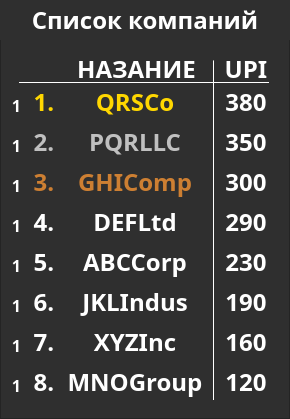
   <widget class="QFrame" name="frame_compan_list">
    <property name="geometry">
     <rect>
      <x>520</x>
      <y>121</y>
      <width>290</width>
      <height>419</height>
     </rect>
    </property>
    <property name="styleSheet">
     <string notr="true">background-color: rgb(47, 47, 47);</string>
    </property>
    <property name="frameShape">
     <enum>QFrame::StyledPanel</enum>
    </property>
    <property name="frameShadow">
     <enum>QFrame::Raised</enum>
    </property>
    <widget class="QLabel" name="label_company_list">
     <property name="geometry">
      <rect>
       <x>0</x>
       <y>0</y>
       <width>290</width>
       <height>40</height>
      </rect>
     </property>
     <property name="font">
      <font>
       <family>Montserrat ExtraBold</family>
       <pointsize>18</pointsize>
       <weight>75</weight>
       <bold>true</bold>
      </font>
     </property>
     <property name="styleSheet">
      <string notr="true">color: rgb(255, 255, 255);</string>
     </property>
     <property name="text">
      <string>Список компаний</string>
     </property>
     <property name="alignment">
      <set>Qt::AlignCenter</set>
     </property>
    </widget>
    <widget class="QLabel" name="label_company_list_name">
     <property name="geometry">
      <rect>
       <x>60</x>
       <y>54</y>
       <width>153</width>
       <height>30</height>
      </rect>
     </property>
     <property name="font">
      <font>
       <family>Montserrat ExtraBold</family>
       <pointsize>18</pointsize>
       <weight>75</weight>
       <bold>true</bold>
      </font>
     </property>
     <property name="styleSheet">
      <string notr="true">color: rgb(255, 255, 255);</string>
     </property>
     <property name="text">
      <string>НАЗАНИЕ</string>
     </property>
     <property name="alignment">
      <set>Qt::AlignCenter</set>
     </property>
    </widget>
    <widget class="QLabel" name="label_company_list_upi">
     <property name="geometry">
      <rect>
       <x>221</x>
       <y>54</y>
       <width>50</width>
       <height>30</height>
      </rect>
     </property>
     <property name="font">
      <font>
       <family>Montserrat ExtraBold</family>
       <pointsize>18</pointsize>
       <weight>75</weight>
       <bold>true</bold>
      </font>
     </property>
     <property name="styleSheet">
      <string notr="true">color: rgb(255, 255, 255);</string>
     </property>
     <property name="text">
      <string>UPI</string>
     </property>
     <property name="alignment">
      <set>Qt::AlignCenter</set>
     </property>
    </widget>
    <widget class="Line" name="line_3">
     <property name="geometry">
      <rect>
       <x>19</x>
       <y>82</y>
       <width>250</width>
       <height>1</height>
      </rect>
     </property>
     <property name="styleSheet">
      <string notr="true">background-color: rgb(255, 255, 255);</string>
     </property>
     <property name="orientation">
      <enum>Qt::Horizontal</enum>
     </property>
    </widget>
    <widget class="Line" name="line_4">
     <property name="geometry">
      <rect>
       <x>213</x>
       <y>60</y>
       <width>1</width>
       <height>340</height>
      </rect>
     </property>
     <property name="styleSheet">
      <string notr="true">background-color: rgb(255, 255, 255);</string>
     </property>
     <property name="orientation">
      <enum>Qt::Vertical</enum>
     </property>
    </widget>
    <widget class="QLabel" name="label_company_place_1">
     <property name="geometry">
      <rect>
       <x>29</x>
       <y>87</y>
       <width>30</width>
       <height>30</height>
      </rect>
     </property>
     <property name="font">
      <font>
       <family>Montserrat ExtraBold</family>
       <pointsize>18</pointsize>
       <weight>75</weight>
       <bold>true</bold>
      </font>
     </property>
     <property name="styleSheet">
      <string notr="true">color: rgb(255, 215, 0);</string>
     </property>
     <property name="text">
      <string>1.</string>
     </property>
     <property name="alignment">
      <set>Qt::AlignCenter</set>
     </property>
    </widget>
    <widget class="QLabel" name="label_company_place_2">
     <property name="geometry">
      <rect>
       <x>29</x>
       <y>127</y>
       <width>30</width>
       <height>30</height>
      </rect>
     </property>
     <property name="font">
      <font>
       <family>Montserrat ExtraBold</family>
       <pointsize>18</pointsize>
       <weight>75</weight>
       <bold>true</bold>
      </font>
     </property>
     <property name="styleSheet">
      <string notr="true">color: rgb(192, 192, 192);</string>
     </property>
     <property name="text">
      <string>2.</string>
     </property>
     <property name="alignment">
      <set>Qt::AlignCenter</set>
     </property>
    </widget>
    <widget class="QLabel" name="label_company_place_3">
     <property name="geometry">
      <rect>
       <x>29</x>
       <y>167</y>
       <width>30</width>
       <height>30</height>
      </rect>
     </property>
     <property name="font">
      <font>
       <family>Montserrat ExtraBold</family>
       <pointsize>18</pointsize>
       <weight>75</weight>
       <bold>true</bold>
      </font>
     </property>
     <property name="styleSheet">
      <string notr="true">color: rgb(205, 127, 50);</string>
     </property>
     <property name="text">
      <string>3.</string>
     </property>
     <property name="alignment">
      <set>Qt::AlignCenter</set>
     </property>
    </widget>
    <widget class="QLabel" name="label_company_place_4">
     <property name="geometry">
      <rect>
       <x>29</x>
       <y>207</y>
       <width>30</width>
       <height>30</height>
      </rect>
     </property>
     <property name="font">
      <font>
       <family>Montserrat ExtraBold</family>
       <pointsize>18</pointsize>
       <weight>75</weight>
       <bold>true</bold>
      </font>
     </property>
     <property name="styleSheet">
      <string notr="true">color: rgb(255, 255, 255);</string>
     </property>
     <property name="text">
      <string>4.</string>
     </property>
     <property name="alignment">
      <set>Qt::AlignCenter</set>
     </property>
    </widget>
    <widget class="QLabel" name="label_company_place_5">
     <property name="geometry">
      <rect>
       <x>29</x>
       <y>247</y>
       <width>30</width>
       <height>30</height>
      </rect>
     </property>
     <property name="font">
      <font>
       <family>Montserrat ExtraBold</family>
       <pointsize>18</pointsize>
       <weight>75</weight>
       <bold>true</bold>
      </font>
     </property>
     <property name="styleSheet">
      <string notr="true">color: rgb(255, 255, 255);</string>
     </property>
     <property name="text">
      <string>5.</string>
     </property>
     <property name="alignment">
      <set>Qt::AlignCenter</set>
     </property>
    </widget>
    <widget class="QLabel" name="label_company_place_6">
     <property name="geometry">
      <rect>
       <x>29</x>
       <y>287</y>
       <width>30</width>
       <height>30</height>
      </rect>
     </property>
     <property name="font">
      <font>
       <family>Montserrat ExtraBold</family>
       <pointsize>18</pointsize>
       <weight>75</weight>
       <bold>true</bold>
      </font>
     </property>
     <property name="styleSheet">
      <string notr="true">color: rgb(255, 255, 255);</string>
     </property>
     <property name="text">
      <string>6.</string>
     </property>
     <property name="alignment">
      <set>Qt::AlignCenter</set>
     </property>
    </widget>
    <widget class="QLabel" name="label_company_place_7">
     <property name="geometry">
      <rect>
       <x>29</x>
       <y>327</y>
       <width>30</width>
       <height>30</height>
      </rect>
     </property>
     <property name="font">
      <font>
       <family>Montserrat ExtraBold</family>
       <pointsize>18</pointsize>
       <weight>75</weight>
       <bold>true</bold>
      </font>
     </property>
     <property name="styleSheet">
      <string notr="true">color: rgb(255, 255, 255);</string>
     </property>
     <property name="text">
      <string>7.</string>
     </property>
     <property name="alignment">
      <set>Qt::AlignCenter</set>
     </property>
    </widget>
    <widget class="QLabel" name="label_company_place_8">
     <property name="geometry">
      <rect>
       <x>29</x>
       <y>367</y>
       <width>30</width>
       <height>30</height>
      </rect>
     </property>
     <property name="font">
      <font>
       <family>Montserrat ExtraBold</family>
       <pointsize>18</pointsize>
       <weight>75</weight>
       <bold>true</bold>
      </font>
     </property>
     <property name="styleSheet">
      <string notr="true">color: rgb(255, 255, 255);</string>
     </property>
     <property name="text">
      <string>8.</string>
     </property>
     <property name="alignment">
      <set>Qt::AlignCenter</set>
     </property>
    </widget>
    <widget class="QLabel" name="label_company_name_2">
     <property name="geometry">
      <rect>
       <x>60</x>
       <y>127</y>
       <width>150</width>
       <height>30</height>
      </rect>
     </property>
     <property name="font">
      <font>
       <family>Montserrat ExtraBold</family>
       <pointsize>18</pointsize>
       <weight>75</weight>
       <bold>true</bold>
      </font>
     </property>
     <property name="styleSheet">
      <string notr="true">color: rgb(192, 192, 192);</string>
     </property>
     <property name="text">
      <string>PQRLLC</string>
     </property>
     <property name="alignment">
      <set>Qt::AlignCenter</set>
     </property>
    </widget>
    <widget class="QLabel" name="label_company_name_3">
     <property name="geometry">
      <rect>
       <x>60</x>
       <y>167</y>
       <width>150</width>
       <height>30</height>
      </rect>
     </property>
     <property name="font">
      <font>
       <family>Montserrat ExtraBold</family>
       <pointsize>18</pointsize>
       <weight>75</weight>
       <bold>true</bold>
      </font>
     </property>
     <property name="styleSheet">
      <string notr="true">color: rgb(205, 127, 50);</string>
     </property>
     <property name="text">
      <string>GHIComp</string>
     </property>
     <property name="alignment">
      <set>Qt::AlignCenter</set>
     </property>
    </widget>
    <widget class="QLabel" name="label_company_name_7">
     <property name="geometry">
      <rect>
       <x>60</x>
       <y>327</y>
       <width>150</width>
       <height>30</height>
      </rect>
     </property>
     <property name="font">
      <font>
       <family>Montserrat ExtraBold</family>
       <pointsize>18</pointsize>
       <weight>75</weight>
       <bold>true</bold>
      </font>
     </property>
     <property name="styleSheet">
      <string notr="true">color: rgb(255, 255, 255);</string>
     </property>
     <property name="text">
      <string>XYZInc</string>
     </property>
     <property name="alignment">
      <set>Qt::AlignCenter</set>
     </property>
    </widget>
    <widget class="QLabel" name="label_company_name_6">
     <property name="geometry">
      <rect>
       <x>60</x>
       <y>287</y>
       <width>150</width>
       <height>30</height>
      </rect>
     </property>
     <property name="font">
      <font>
       <family>Montserrat ExtraBold</family>
       <pointsize>18</pointsize>
       <weight>75</weight>
       <bold>true</bold>
      </font>
     </property>
     <property name="styleSheet">
      <string notr="true">color: rgb(255, 255, 255);</string>
     </property>
     <property name="text">
      <string>JKLIndus</string>
     </property>
     <property name="alignment">
      <set>Qt::AlignCenter</set>
     </property>
    </widget>
    <widget class="QLabel" name="label_company_name_4">
     <property name="geometry">
      <rect>
       <x>60</x>
       <y>207</y>
       <width>150</width>
       <height>30</height>
      </rect>
     </property>
     <property name="font">
      <font>
       <family>Montserrat ExtraBold</family>
       <pointsize>18</pointsize>
       <weight>75</weight>
       <bold>true</bold>
      </font>
     </property>
     <property name="styleSheet">
      <string notr="true">color: rgb(255, 255, 255);</string>
     </property>
     <property name="text">
      <string>DEFLtd</string>
     </property>
     <property name="alignment">
      <set>Qt::AlignCenter</set>
     </property>
    </widget>
    <widget class="QLabel" name="label_company_name_1">
     <property name="geometry">
      <rect>
       <x>60</x>
       <y>87</y>
       <width>150</width>
       <height>30</height>
      </rect>
     </property>
     <property name="font">
      <font>
       <family>Montserrat ExtraBold</family>
       <pointsize>18</pointsize>
       <weight>75</weight>
       <bold>true</bold>
      </font>
     </property>
     <property name="styleSheet">
      <string notr="true">color: rgb(255, 215, 0);</string>
     </property>
     <property name="text">
      <string>QRSCo</string>
     </property>
     <property name="alignment">
      <set>Qt::AlignCenter</set>
     </property>
    </widget>
    <widget class="QLabel" name="label_company_name_5">
     <property name="geometry">
      <rect>
       <x>60</x>
       <y>247</y>
       <width>150</width>
       <height>30</height>
      </rect>
     </property>
     <property name="font">
      <font>
       <family>Montserrat ExtraBold</family>
       <pointsize>18</pointsize>
       <weight>75</weight>
       <bold>true</bold>
      </font>
     </property>
     <property name="styleSheet">
      <string notr="true">color: rgb(255, 255, 255);</string>
     </property>
     <property name="text">
      <string>ABCCorp</string>
     </property>
     <property name="alignment">
      <set>Qt::AlignCenter</set>
     </property>
    </widget>
    <widget class="QLabel" name="label_company_name_8">
     <property name="geometry">
      <rect>
       <x>60</x>
       <y>367</y>
       <width>150</width>
       <height>30</height>
      </rect>
     </property>
     <property name="font">
      <font>
       <family>Montserrat ExtraBold</family>
       <pointsize>18</pointsize>
       <weight>75</weight>
       <bold>true</bold>
      </font>
     </property>
     <property name="styleSheet">
      <string notr="true">color: rgb(255, 255, 255);</string>
     </property>
     <property name="text">
      <string>MNOGroup</string>
     </property>
     <property name="alignment">
      <set>Qt::AlignCenter</set>
     </property>
    </widget>
    <widget class="QLabel" name="label_company_upi_2">
     <property name="geometry">
      <rect>
       <x>221</x>
       <y>127</y>
       <width>50</width>
       <height>30</height>
      </rect>
     </property>
     <property name="font">
      <font>
       <family>Montserrat ExtraBold</family>
       <pointsize>18</pointsize>
       <weight>75</weight>
       <bold>true</bold>
      </font>
     </property>
     <property name="styleSheet">
      <string notr="true">color: rgb(255, 255, 255);</string>
     </property>
     <property name="text">
      <string>350</string>
     </property>
     <property name="alignment">
      <set>Qt::AlignCenter</set>
     </property>
    </widget>
    <widget class="QLabel" name="label_company_upi_1">
     <property name="geometry">
      <rect>
       <x>221</x>
       <y>87</y>
       <width>50</width>
       <height>30</height>
      </rect>
     </property>
     <property name="font">
      <font>
       <family>Montserrat ExtraBold</family>
       <pointsize>18</pointsize>
       <weight>75</weight>
       <bold>true</bold>
      </font>
     </property>
     <property name="styleSheet">
      <string notr="true">color: rgb(255, 255, 255);</string>
     </property>
     <property name="text">
      <string>380</string>
     </property>
     <property name="alignment">
      <set>Qt::AlignCenter</set>
     </property>
    </widget>
    <widget class="QLabel" name="label_company_upi_4">
     <property name="geometry">
      <rect>
       <x>221</x>
       <y>207</y>
       <width>50</width>
       <height>30</height>
      </rect>
     </property>
     <property name="font">
      <font>
       <family>Montserrat ExtraBold</family>
       <pointsize>18</pointsize>
       <weight>75</weight>
       <bold>true</bold>
      </font>
     </property>
     <property name="styleSheet">
      <string notr="true">color: rgb(255, 255, 255);</string>
     </property>
     <property name="text">
      <string>290</string>
     </property>
     <property name="alignment">
      <set>Qt::AlignCenter</set>
     </property>
    </widget>
    <widget class="QLabel" name="label_company_upi">
     <property name="geometry">
      <rect>
       <x>221</x>
       <y>167</y>
       <width>50</width>
       <height>30</height>
      </rect>
     </property>
     <property name="font">
      <font>
       <family>Montserrat ExtraBold</family>
       <pointsize>18</pointsize>
       <weight>75</weight>
       <bold>true</bold>
      </font>
     </property>
     <property name="styleSheet">
      <string notr="true">color: rgb(255, 255, 255);</string>
     </property>
     <property name="text">
      <string>300</string>
     </property>
     <property name="alignment">
      <set>Qt::AlignCenter</set>
     </property>
    </widget>
    <widget class="QLabel" name="label_company_upi_6">
     <property name="geometry">
      <rect>
       <x>221</x>
       <y>287</y>
       <width>50</width>
       <height>30</height>
      </rect>
     </property>
     <property name="font">
      <font>
       <family>Montserrat ExtraBold</family>
       <pointsize>18</pointsize>
       <weight>75</weight>
       <bold>true</bold>
      </font>
     </property>
     <property name="styleSheet">
      <string notr="true">color: rgb(255, 255, 255);</string>
     </property>
     <property name="text">
      <string>190</string>
     </property>
     <property name="alignment">
      <set>Qt::AlignCenter</set>
     </property>
    </widget>
    <widget class="QLabel" name="label_company_upi_5">
     <property name="geometry">
      <rect>
       <x>221</x>
       <y>247</y>
       <width>50</width>
       <height>30</height>
      </rect>
     </property>
     <property name="font">
      <font>
       <family>Montserrat ExtraBold</family>
       <pointsize>18</pointsize>
       <weight>75</weight>
       <bold>true</bold>
      </font>
     </property>
     <property name="styleSheet">
      <string notr="true">color: rgb(255, 255, 255);</string>
     </property>
     <property name="text">
      <string>230</string>
     </property>
     <property name="alignment">
      <set>Qt::AlignCenter</set>
     </property>
    </widget>
    <widget class="QLabel" name="label_company_upi_8">
     <property name="geometry">
      <rect>
       <x>221</x>
       <y>367</y>
       <width>50</width>
       <height>30</height>
      </rect>
     </property>
     <property name="font">
      <font>
       <family>Montserrat ExtraBold</family>
       <pointsize>18</pointsize>
       <weight>75</weight>
       <bold>true</bold>
      </font>
     </property>
     <property name="styleSheet">
      <string notr="true">color: rgb(255, 255, 255);</string>
     </property>
     <property name="text">
      <string>120</string>
     </property>
     <property name="alignment">
      <set>Qt::AlignCenter</set>
     </property>
    </widget>
    <widget class="QLabel" name="label_company_upi_7">
     <property name="geometry">
      <rect>
       <x>221</x>
       <y>327</y>
       <width>50</width>
       <height>30</height>
      </rect>
     </property>
     <property name="font">
      <font>
       <family>Montserrat ExtraBold</family>
       <pointsize>18</pointsize>
       <weight>75</weight>
       <bold>true</bold>
      </font>
     </property>
     <property name="styleSheet">
      <string notr="true">color: rgb(255, 255, 255);</string>
     </property>
     <property name="text">
      <string>160</string>
     </property>
     <property name="alignment">
      <set>Qt::AlignCenter</set>
     </property>
    </widget>
    <widget class="QLabel" name="label_company_arrow_1">
     <property name="geometry">
      <rect>
       <x>6</x>
       <y>96</y>
       <width>19</width>
       <height>17</height>
      </rect>
     </property>
     <property name="text">
      <string/>
     </property>
     <property name="pixmap">
      <pixmap>C:/Users/Артур/Downloads/arrow_up.svg</pixmap>
     </property>
    </widget>
    <widget class="QLabel" name="label_company_arrow_num_1">
     <property name="geometry">
      <rect>
       <x>12</x>
       <y>97</y>
       <width>9</width>
       <height>16</height>
      </rect>
     </property>
     <property name="font">
      <font>
       <family>Montserrat ExtraBold</family>
       <pointsize>12</pointsize>
       <weight>75</weight>
       <bold>true</bold>
      </font>
     </property>
     <property name="styleSheet">
      <string notr="true">color: rgb(255, 255, 255);
background-color: rgb(255, 255, 255, 0);</string>
     </property>
     <property name="text">
      <string>1</string>
     </property>
     <property name="alignment">
      <set>Qt::AlignCenter</set>
     </property>
    </widget>
    <widget class="QLabel" name="label_company_arrow_2">
     <property name="geometry">
      <rect>
       <x>6</x>
       <y>136</y>
       <width>19</width>
       <height>17</height>
      </rect>
     </property>
     <property name="text">
      <string/>
     </property>
     <property name="pixmap">
      <pixmap>C:/Users/Артур/Downloads/arrow_up.svg</pixmap>
     </property>
    </widget>
    <widget class="QLabel" name="label_company_arrow_num_2">
     <property name="geometry">
      <rect>
       <x>12</x>
       <y>137</y>
       <width>9</width>
       <height>16</height>
      </rect>
     </property>
     <property name="font">
      <font>
       <family>Montserrat ExtraBold</family>
       <pointsize>12</pointsize>
       <weight>75</weight>
       <bold>true</bold>
      </font>
     </property>
     <property name="styleSheet">
      <string notr="true">color: rgb(255, 255, 255);
background-color: rgb(255, 255, 255, 0);</string>
     </property>
     <property name="text">
      <string>1</string>
     </property>
     <property name="alignment">
      <set>Qt::AlignCenter</set>
     </property>
    </widget>
    <widget class="QLabel" name="label_company_arrow_3">
     <property name="geometry">
      <rect>
       <x>6</x>
       <y>176</y>
       <width>19</width>
       <height>17</height>
      </rect>
     </property>
     <property name="text">
      <string/>
     </property>
     <property name="pixmap">
      <pixmap>C:/Users/Артур/Downloads/arrow_up.svg</pixmap>
     </property>
    </widget>
    <widget class="QLabel" name="label_company_arrow_num_3">
     <property name="geometry">
      <rect>
       <x>12</x>
       <y>177</y>
       <width>9</width>
       <height>16</height>
      </rect>
     </property>
     <property name="font">
      <font>
       <family>Montserrat ExtraBold</family>
       <pointsize>12</pointsize>
       <weight>75</weight>
       <bold>true</bold>
      </font>
     </property>
     <property name="styleSheet">
      <string notr="true">color: rgb(255, 255, 255);
background-color: rgb(255, 255, 255, 0);</string>
     </property>
     <property name="text">
      <string>1</string>
     </property>
     <property name="alignment">
      <set>Qt::AlignCenter</set>
     </property>
    </widget>
    <widget class="QLabel" name="label_company_arrow_4">
     <property name="geometry">
      <rect>
       <x>6</x>
       <y>216</y>
       <width>19</width>
       <height>17</height>
      </rect>
     </property>
     <property name="text">
      <string/>
     </property>
     <property name="pixmap">
      <pixmap>C:/Users/Артур/Downloads/arrow_up.svg</pixmap>
     </property>
    </widget>
    <widget class="QLabel" name="label_company_arrow_num_4">
     <property name="geometry">
      <rect>
       <x>12</x>
       <y>217</y>
       <width>9</width>
       <height>16</height>
      </rect>
     </property>
     <property name="font">
      <font>
       <family>Montserrat ExtraBold</family>
       <pointsize>12</pointsize>
       <weight>75</weight>
       <bold>true</bold>
      </font>
     </property>
     <property name="styleSheet">
      <string notr="true">color: rgb(255, 255, 255);
background-color: rgb(255, 255, 255, 0);</string>
     </property>
     <property name="text">
      <string>1</string>
     </property>
     <property name="alignment">
      <set>Qt::AlignCenter</set>
     </property>
    </widget>
    <widget class="QLabel" name="label_company_arrow_5">
     <property name="geometry">
      <rect>
       <x>6</x>
       <y>256</y>
       <width>19</width>
       <height>17</height>
      </rect>
     </property>
     <property name="text">
      <string/>
     </property>
     <property name="pixmap">
      <pixmap>C:/Users/Артур/Downloads/arrow_up.svg</pixmap>
     </property>
    </widget>
    <widget class="QLabel" name="label_company_arrow_num_5">
     <property name="geometry">
      <rect>
       <x>12</x>
       <y>257</y>
       <width>9</width>
       <height>16</height>
      </rect>
     </property>
     <property name="font">
      <font>
       <family>Montserrat ExtraBold</family>
       <pointsize>12</pointsize>
       <weight>75</weight>
       <bold>true</bold>
      </font>
     </property>
     <property name="styleSheet">
      <string notr="true">color: rgb(255, 255, 255);
background-color: rgb(255, 255, 255, 0);</string>
     </property>
     <property name="text">
      <string>1</string>
     </property>
     <property name="alignment">
      <set>Qt::AlignCenter</set>
     </property>
    </widget>
    <widget class="QLabel" name="label_company_arrow_6">
     <property name="geometry">
      <rect>
       <x>6</x>
       <y>296</y>
       <width>19</width>
       <height>17</height>
      </rect>
     </property>
     <property name="text">
      <string/>
     </property>
     <property name="pixmap">
      <pixmap>C:/Users/Артур/Downloads/arrow_up.svg</pixmap>
     </property>
    </widget>
    <widget class="QLabel" name="label_company_arrow_num_6">
     <property name="geometry">
      <rect>
       <x>12</x>
       <y>297</y>
       <width>9</width>
       <height>16</height>
      </rect>
     </property>
     <property name="font">
      <font>
       <family>Montserrat ExtraBold</family>
       <pointsize>12</pointsize>
       <weight>75</weight>
       <bold>true</bold>
      </font>
     </property>
     <property name="styleSheet">
      <string notr="true">color: rgb(255, 255, 255);
background-color: rgb(255, 255, 255, 0);</string>
     </property>
     <property name="text">
      <string>1</string>
     </property>
     <property name="alignment">
      <set>Qt::AlignCenter</set>
     </property>
    </widget>
    <widget class="QLabel" name="label_company_arrow_7">
     <property name="geometry">
      <rect>
       <x>6</x>
       <y>336</y>
       <width>19</width>
       <height>17</height>
      </rect>
     </property>
     <property name="text">
      <string/>
     </property>
     <property name="pixmap">
      <pixmap>C:/Users/Артур/Downloads/arrow_up.svg</pixmap>
     </property>
    </widget>
    <widget class="QLabel" name="label_company_arrow_num_7">
     <property name="geometry">
      <rect>
       <x>12</x>
       <y>337</y>
       <width>9</width>
       <height>16</height>
      </rect>
     </property>
     <property name="font">
      <font>
       <family>Montserrat ExtraBold</family>
       <pointsize>12</pointsize>
       <weight>75</weight>
       <bold>true</bold>
      </font>
     </property>
     <property name="styleSheet">
      <string notr="true">color: rgb(255, 255, 255);
background-color: rgb(255, 255, 255, 0);</string>
     </property>
     <property name="text">
      <string>1</string>
     </property>
     <property name="alignment">
      <set>Qt::AlignCenter</set>
     </property>
    </widget>
    <widget class="QLabel" name="label_company_arrow_8">
     <property name="geometry">
      <rect>
       <x>6</x>
       <y>376</y>
       <width>19</width>
       <height>17</height>
      </rect>
     </property>
     <property name="text">
      <string/>
     </property>
     <property name="pixmap">
      <pixmap>C:/Users/Артур/Downloads/arrow_up.svg</pixmap>
     </property>
    </widget>
    <widget class="QLabel" name="label_company_arrow_num_8">
     <property name="geometry">
      <rect>
       <x>12</x>
       <y>377</y>
       <width>9</width>
       <height>16</height>
      </rect>
     </property>
     <property name="font">
      <font>
       <family>Montserrat ExtraBold</family>
       <pointsize>12</pointsize>
       <weight>75</weight>
       <bold>true</bold>
      </font>
     </property>
     <property name="styleSheet">
      <string notr="true">color: rgb(255, 255, 255);
background-color: rgb(255, 255, 255, 0);</string>
     </property>
     <property name="text">
      <string>1</string>
     </property>
     <property name="alignment">
      <set>Qt::AlignCenter</set>
     </property>
    </widget>
   </widget>
